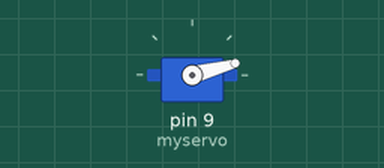
This sketch was run on a simulated Arduino Uno, built with avr-gcc and run on an emulated ATmega328P. Shown: servo.

Above: at 0.05 s.
At 0.5 s:
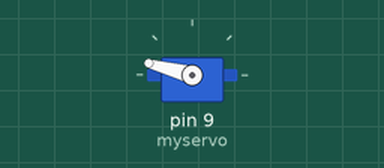
At 0.75 s:
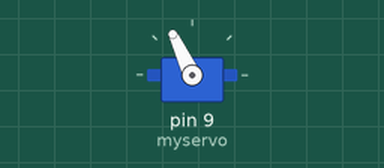
At 1.0 s:
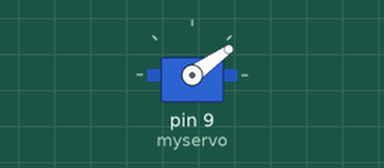
Timing chart, 0 to 3.0 s (numbered marks = the images above):
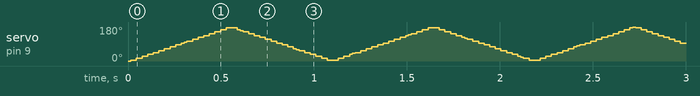

The sketch:

sketch_aug02a.ino
```cpp
#include <Servo.h>

Servo myservo;  // crèe un objet Servo pour contrôler un servo-moteur
                // 8 objets servo peuvent être créés au maximum

int pos = 0;    // cette variable enregistre la position du servo

void setup()
{
  myservo.attach(9);  // affecte à l'objet Servo la broche 9 de Arduino
}

void loop()
{
  for(pos = 0; pos < 180; pos += 5)  // boucle qui va de 0 à 180 degrés par pas de 1 degré
  {
    myservo.write(pos);              // pilote le servo pour aller à la position 'pos'
    delay(15);                       // attend 15 ms que le servo atteigne sa nouvelle position
  }
  for(pos = 180; pos>=1; pos-=5)     // boucle qui va de 180° à 0 dégré
  {
    myservo.write(pos);              // pilote le servo pour aller à la position 'pos'
    delay(15);                       // attend 15 ms que le servo atteigne sa nouvelle position
  }
}
```
